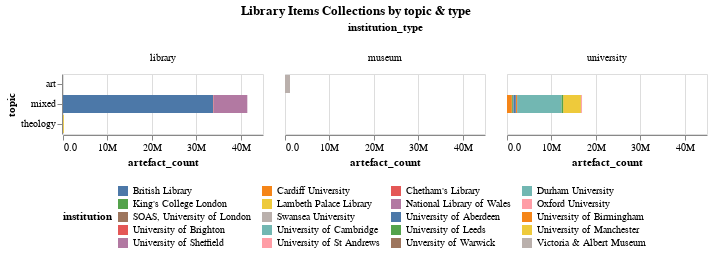

The notebook cell this image was saved under:
### Code cell
title = alt.TitleParams('Library Items Collections by topic & type', anchor='middle')
alt.Chart(library_artefacts_df,title=title).mark_bar().encode(
        alt.Color('institution:N').legend(orient="bottom", columns=4, titleOrient="left"),
    x='artefact_count:Q',
    tooltip='institution',
    y='topic:N',
    column='institution_type'
).properties(width=200).configure(numberFormat='.2s')

### Figure 1 — Vega-Lite specification as saved in the notebook (floating-point values rounded to 4 significant figures)
{"config": {"view": {"continuousWidth": 300, "continuousHeight": 300}, "numberFormat": ".2s"}, "data": {"name": "data-40459f3703b8018d3da2a699fce18117"}, "mark": {"type": "bar"}, "encoding": {"color": {"field": "institution", "legend": {"orient": "bottom", "columns": 4, "titleOrient": "left"}, "type": "nominal"}, "column": {"field": "institution_type", "type": "nominal"}, "tooltip": {"field": "institution", "type": "nominal"}, "x": {"field": "artefact_count", "type": "quantitative"}, "y": {"field": "topic", "type": "nominal"}}, "title": {"text": "Library Items Collections by topic & type", "anchor": "middle"}, "width": 200, "$schema": "https://vega.github.io/schema/vega-lite/v5.17.0.json", "datasets": {"data-40459f3703b8018d3da2a699fce18117": [{"institution": "Oxford University", "sector": "library", "institution_type": "university", "topic": "mixed", "type": "library", "level": "item", "precision": "estimate", "artefact_count": 20000}, {"institution": "University of Cambridge", "sector": "library", "institution_type": "university", "topic": "mixed", "type": "library", "level": "item", "precision": "estimate", "artefact_count": 10000000}, {"institution": "Cardiff University", "sector": "library", "institution_type": "university", "topic": "mixed", "type": "library", "level": "item", "precision": "estimate", "artefact_count": 1100000}, {"institution": "Durham University", "sector": "library", "institution_type": "university", "topic": "mixed", "type": "library", "level": "item", "precision": "estimate", "artefact_count": 70000}, {"institution": "University of Manchester", "sector": "library", "institution_type": "university", "topic": "mixed", "type": "library", "level": "item", "precision": "estimate", "artefact_count": 4000000}, {"institution": "King's College London", "sector": "library", "institution_type": "university", "topic": "mixed", "type": "library", "level": "item", "precision": "estimate", "artefact_count": 200000}, {"institution": "University of Birmingham", "sector": "library", "institution_type": "university", "topic": "mixed", "type": "library", "level": "item", "precision": "estimate", "artefact_count": 250000}, {"institution": "Unversity of Warwick", "sector": "library", "institution_type": "university", "topic": "mixed", "type": "library", "level": "item", "precision": "estimate", "artefact_count": 16000}, {"institution": "Swansea University", "sector": "library", "institution_type": "university", "topic": "mixed", "type": "library", "level": "item", "precision": "estimate", "artefact_count": 1700}, {"institution": "University of Brighton", "sector": "library", "institution_type": "university", "topic": "mixed", "type": "library", "level": "item", "precision": "estimate", "artefact_count": 50000}, {"institution": "SOAS, University of London", "sector": "library", "institution_type": "university", "topic": "mixed", "type": "library", "level": "item", "precision": "estimate", "artefact_count": 60000}, {"institution": "University of Aberdeen", "sector": "library", "institution_type": "university", "topic": "mixed", "type": "library", "level": "item", "precision": "estimate", "artefact_count": 530000}, {"institution": "University of Leeds", "sector": "library", "institution_type": "university", "topic": "mixed", "type": "library", "level": "item", "precision": "estimate", "artefact_count": 350000}, {"institution": "University of Sheffield", "sector": "library", "institution_type": "university", "topic": "mixed", "type": "library", "level": "item", "precision": "estimate", "artefact_count": 30000}, {"institution": "University of St Andrews", "sector": "library", "institution_type": "university", "topic": "mixed", "type": "library", "level": "item", "precision": "estimate", "artefact_count": 200000}, {"institution": "British Library", "sector": "library", "institution_type": "library", "topic": "mixed", "type": "library", "level": "item", "precision": "estimate", "artefact_count": 33810000}, {"institution": "Chetham's Library", "sector": "library", "institution_type": "library", "topic": "mixed", "type": "library", "level": "item", "precision": "estimate", "artefact_count": 121041}, {"institution": "Lambeth Palace Library", "sector": "library", "institution_type": "library", "topic": "theology", "type": "library", "level": "item", "precision": "estimate", "artefact_count": 186200}, {"institution": "National Library of Wales", "sector": "library", "institution_type": "library", "topic": "mixed", "type": "library", "level": "item", "precision": "estimate", "artefact_count": 7540000}, {"institution": "Victoria & Albert Museum", "sector": "library", "institution_type": "museum", "topic": "art", "type": "library", "level": "item", "precision": "estimate", "artefact_count": 1130157}]}}
